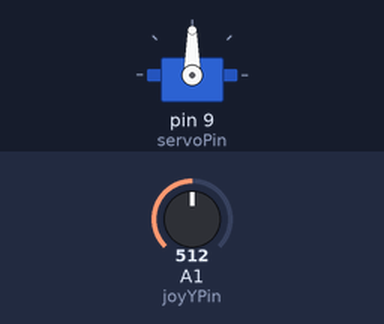
Recording of a sketch running on a simulated Arduino Uno, built with avr-gcc and run on an emulated ATmega328P. Parts: servo. Inputs (shaded band) come from the test bench; at power-on: A1 (joyYPin) = 512.

Above: at 1.2 s.
1.3 s: A1 (joyYPin) set to 716
At 2.0 s:
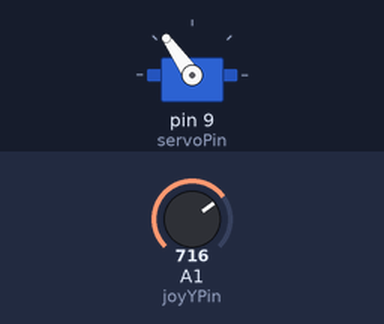
2.8 s: A1 (joyYPin) set to 900
At 4.0 s:
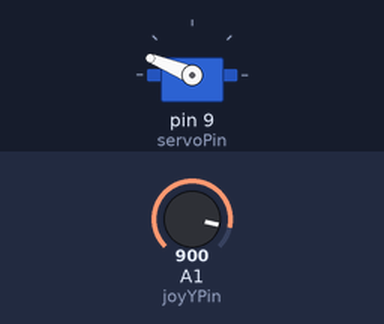
4.3 s: A1 (joyYPin) set to 1023
At 5.5 s:
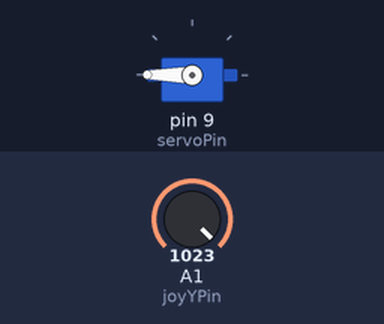
5.8 s: A1 (joyYPin) set to 306
At 6.4 s:
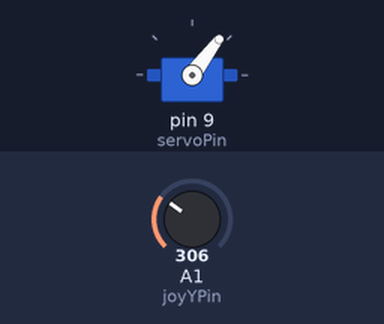
7.3 s: A1 (joyYPin) set to 122
At 7.8 s:
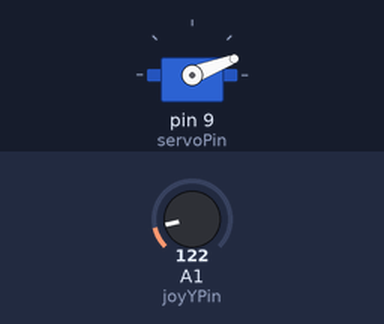
Timing chart, 0 to 9.8 s (numbered marks = the images above; inputs shaded):
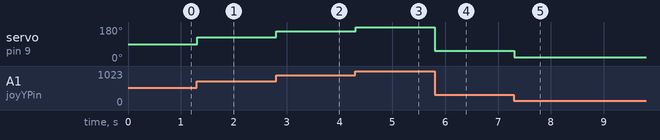

The sketch:

makingjoystickmoveservo.ino
```cpp
#include <Servo.h>

int joyYPin = A1;  // Y-axis of joystick connected to analog pin A1
int servoPin = 9;  // Signal pin of the servo connected to digital pin 9

Servo myServo;

void setup() {
  myServo.attach(servoPin);
}

void loop() {
  int joyY = analogRead(joyYPin);

  // Map the joystick values (0-1023) to servo angles (0-180)
  int servoAngleY = map(joyY, 0, 1023, 0, 180);

  // Adjust the angles to suit the servo's range
  int correctedAngleY = servoAngleY;

  // Control the servo with joystick's Y axis
  myServo.write(correctedAngleY);

  delay(15);
}
```

Measured:
- after the input at 1.3 s, servo on pin 9 (servoPin): 90° → 125° at once
- after the input at 2.8 s, servo on pin 9 (servoPin): 125° → 158° at once
- after the input at 4.3 s, servo on pin 9 (servoPin): 158° → 180° at once
- after the input at 5.8 s, servo on pin 9 (servoPin): 180° → 53° at once
- after the input at 7.3 s, servo on pin 9 (servoPin): 53° → 21° at once
